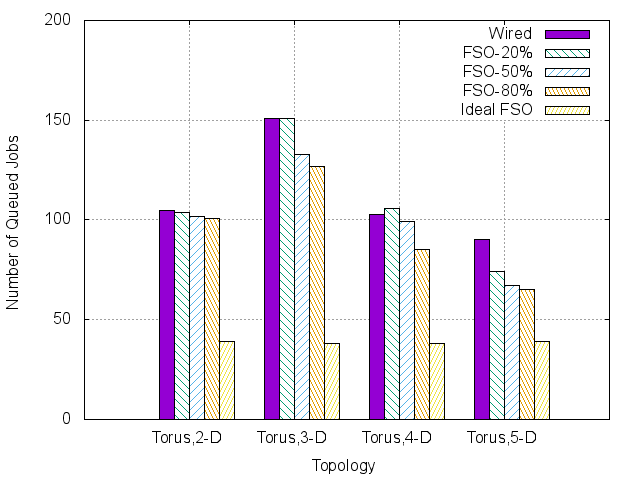

This figure's gnuplot source:
set yrange [0:200]
set key top right
set grid
#set style histogram clustered gap 10 
set style data histograms
#set boxwidth 2
#set style fill solid 1.00 border -1
set style fill pattern 3 border -1
#set title "Queuing Time"
#set xtics rotate by -30
set xlabel "Topology"
set ylabel "Number of Queued Jobs"

plot  'C:\Users\smallcat\Dropbox\eclipse\common_workspace\HPCSim\queuedjobs.txt' using 2:xtic(1) title "Wired", '' using 3 title "FSO-20%", '' using 4 title "FSO-50%", '' using 5 title "FSO-80%", '' using 6 title "Ideal FSO"

#set terminal png         # gnuplot recommends setting terminal before output
#set output 'C:\Users\smallcat\Dropbox\eclipse\common_workspace\HPCSim\queuedjobs.png'  

set term post eps color "GothicBBB-Medium-RKSJ-H, 20"      
set output 'C:\Users\smallcat\Dropbox\eclipse\common_workspace\HPCSim\queuedjobs.eps'  

replot
